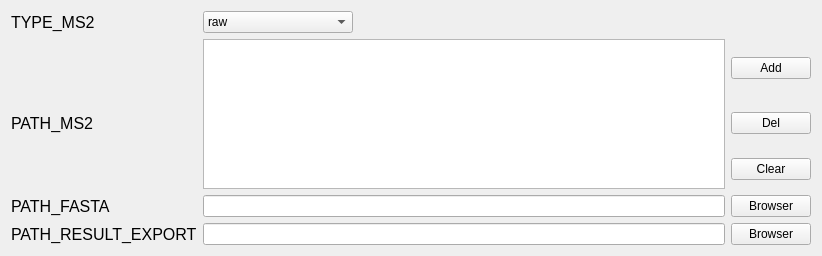
          <widget class="QWidget" name="scrollAreaWidgetContents_1">
           <property name="geometry">
            <rect>
             <x>0</x>
             <y>0</y>
             <width>822</width>
             <height>256</height>
            </rect>
           </property>
           <property name="sizePolicy">
            <sizepolicy hsizetype="Preferred" vsizetype="Maximum">
             <horstretch>0</horstretch>
             <verstretch>0</verstretch>
            </sizepolicy>
           </property>
           <layout class="QHBoxLayout" name="horizontalLayout_6">
            <item>
             <layout class="QVBoxLayout" name="verticalLayout_1">
              <item>
               <layout class="QGridLayout" name="gridLayout">
                <item row="5" column="0">
                 <widget class="QLabel" name="lbl_cfg1_PRE">
                  <property name="font">
                   <font>
                    <pointsize>12</pointsize>
                   </font>
                  </property>
                  <property name="text">
                   <string>PATH_RESULT_EXPORT</string>
                  </property>
                 </widget>
                </item>
                <item row="1" column="2" rowspan="3">
                 <widget class="QListWidget" name="list_cfg1_PM">
                  <property name="sizePolicy">
                   <sizepolicy hsizetype="Expanding" vsizetype="Expanding">
                    <horstretch>0</horstretch>
                    <verstretch>0</verstretch>
                   </sizepolicy>
                  </property>
                  <property name="minimumSize">
                   <size>
                    <width>0</width>
                    <height>150</height>
                   </size>
                  </property>
                  <property name="selectionMode">
                   <enum>QAbstractItemView::MultiSelection</enum>
                  </property>
                 </widget>
                </item>
                <item row="4" column="0">
                 <widget class="QLabel" name="lbl_cfg1_PF">
                  <property name="font">
                   <font>
                    <pointsize>12</pointsize>
                   </font>
                  </property>
                  <property name="text">
                   <string>PATH_FASTA</string>
                  </property>
                 </widget>
                </item>
                <item row="4" column="2">
                 <widget class="QLineEdit" name="ledt_cfg1_PF">
                  <property name="readOnly">
                   <bool>true</bool>
                  </property>
                 </widget>
                </item>
                <item row="0" column="2" colspan="2">
                 <widget class="QComboBox" name="cbox_cfg1_TM">
                  <property name="sizePolicy">
                   <sizepolicy hsizetype="Maximum" vsizetype="Fixed">
                    <horstretch>0</horstretch>
                    <verstretch>0</verstretch>
                   </sizepolicy>
                  </property>
                  <property name="minimumSize">
                   <size>
                    <width>150</width>
                    <height>0</height>
                   </size>
                  </property>
                  <item>
                   <property name="text">
                    <string>raw</string>
                   </property>
                  </item>
                  <item>
                   <property name="text">
                    <string>ms1</string>
                   </property>
                  </item>
                  <item>
                   <property name="text">
                    <string>mgf</string>
                   </property>
                  </item>
                 </widget>
                </item>
                <item row="3" column="3">
                 <widget class="QPushButton" name="btn_cfg1_PM_clear">
                  <property name="sizePolicy">
                   <sizepolicy hsizetype="Minimum" vsizetype="Maximum">
                    <horstretch>0</horstretch>
                    <verstretch>0</verstretch>
                   </sizepolicy>
                  </property>
                  <property name="sizeIncrement">
                   <size>
                    <width>0</width>
                    <height>1</height>
                   </size>
                  </property>
                  <property name="text">
                   <string>Clear</string>
                  </property>
                 </widget>
                </item>
                <item row="2" column="0">
                 <widget class="QLabel" name="lbl_cfg1_PM">
                  <property name="font">
                   <font>
                    <pointsize>12</pointsize>
                   </font>
                  </property>
                  <property name="text">
                   <string>PATH_MS2</string>
                  </property>
                 </widget>
                </item>
                <item row="5" column="2">
                 <widget class="QLineEdit" name="ledt_cfg1_PRE">
                  <property name="readOnly">
                   <bool>true</bool>
                  </property>
                 </widget>
                </item>
                <item row="5" column="3">
                 <widget class="QPushButton" name="btn_cfg1_PRE">
                  <property name="text">
                   <string>Browser</string>
                  </property>
                 </widget>
                </item>
                <item row="4" column="3">
                 <widget class="QPushButton" name="btn_cfg1_PF">
                  <property name="text">
                   <string>Browser</string>
                  </property>
                 </widget>
                </item>
                <item row="1" column="3">
                 <widget class="QPushButton" name="btn_cfg1_PM_add">
                  <property name="sizePolicy">
                   <sizepolicy hsizetype="Minimum" vsizetype="Maximum">
                    <horstretch>0</horstretch>
                    <verstretch>0</verstretch>
                   </sizepolicy>
                  </property>
                  <property name="minimumSize">
                   <size>
                    <width>0</width>
                    <height>0</height>
                   </size>
                  </property>
                  <property name="sizeIncrement">
                   <size>
                    <width>0</width>
                    <height>1</height>
                   </size>
                  </property>
                  <property name="text">
                   <string>Add</string>
                  </property>
                 </widget>
                </item>
                <item row="0" column="0">
                 <widget class="QLabel" name="lbl_cfg1_TM">
                  <property name="font">
                   <font>
                    <pointsize>12</pointsize>
                   </font>
                  </property>
                  <property name="text">
                   <string>TYPE_MS2</string>
                  </property>
                 </widget>
                </item>
                <item row="2" column="3">
                 <widget class="QPushButton" name="btn_cfg1_PM_del">
                  <property name="sizePolicy">
                   <sizepolicy hsizetype="Minimum" vsizetype="Maximum">
                    <horstretch>0</horstretch>
                    <verstretch>0</verstretch>
                   </sizepolicy>
                  </property>
                  <property name="sizeIncrement">
                   <size>
                    <width>0</width>
                    <height>1</height>
                   </size>
                  </property>
                  <property name="text">
                   <string>Del</string>
                  </property>
                 </widget>
                </item>
               </layout>
              </item>
             </layout>
            </item>
           </layout>
          </widget>
